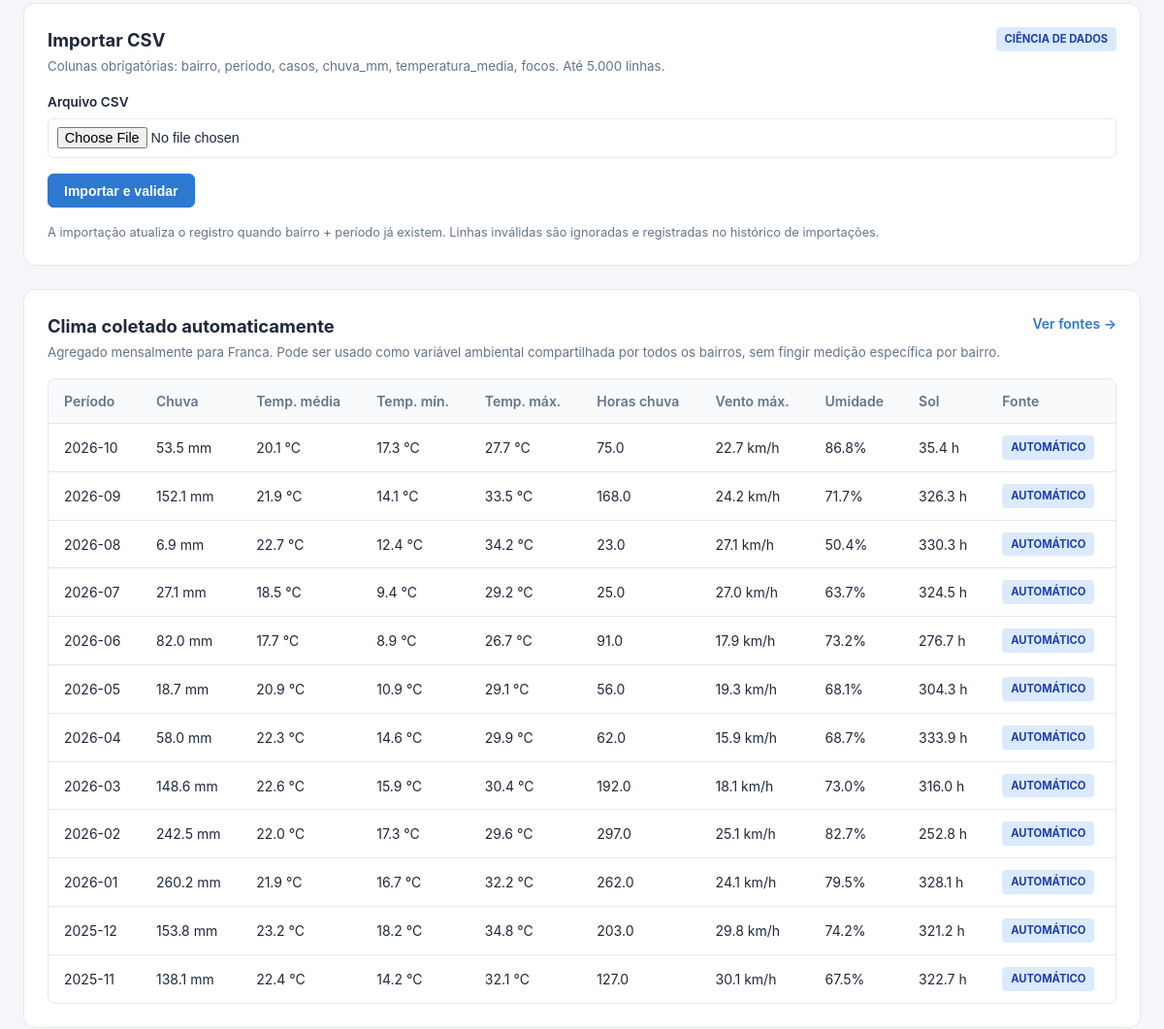
/cadastro (middle part), run on an earlier commit of the app's database.
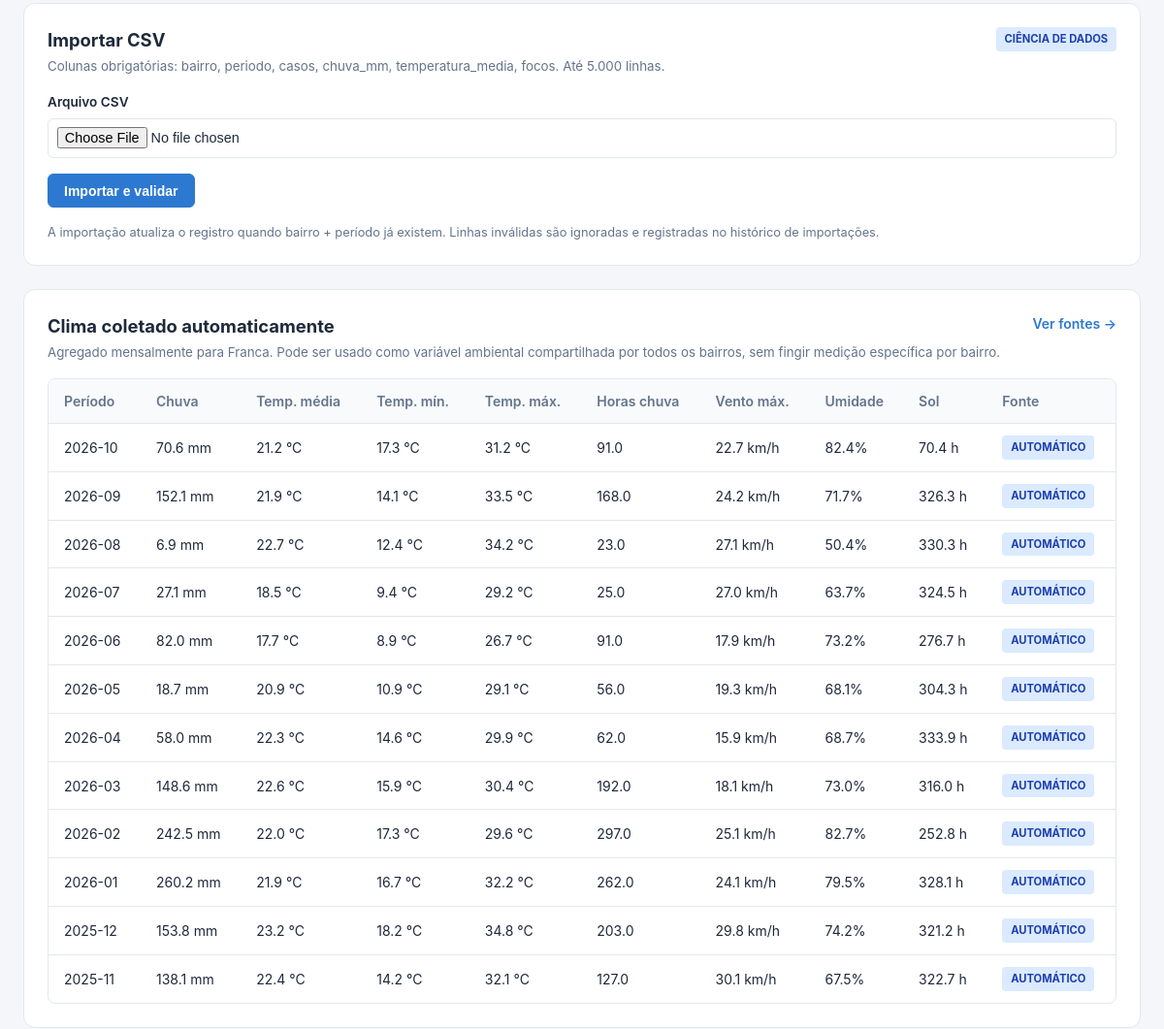
And on a later commit of the database.
### tables this page shows
CREATE TABLE dados_ambientais_franca (
            id INTEGER PRIMARY KEY AUTOINCREMENT,
            periodo TEXT NOT NULL,
            inicio_periodo TEXT NOT NULL,
            fim_periodo TEXT NOT NULL,
            chuva_mm REAL DEFAULT 0,
            temperatura_media REAL,
            temperatura_min REAL,
            temperatura_max REAL,
            horas_precipitacao REAL DEFAULT 0,
            vento_max_kmh REAL,
            umidade_media REAL,
            horas_sol REAL DEFAULT 0,
            fonte TEXT NOT NULL,
            atualizado_em TEXT DEFAULT CURRENT_TIMESTAMP,
            UNIQUE(periodo, fonte)
        );

### app.py (the view)
@app.route("/cadastro")
def cadastro():
    conn = get_db()
    bairros = conn.execute("SELECT * FROM bairros ORDER BY nome").fetchall()
    dados = conn.execute("""
        SELECT d.*, b.nome bairro_nome FROM dados_historicos d
        JOIN bairros b ON b.id=d.bairro_id
        ORDER BY d.id DESC
    """).fetchall()
    imports = conn.execute("SELECT * FROM importacoes ORDER BY id DESC LIMIT 8").fetchall()
    coleta = resumo_coleta_automatica(conn)
    clima = conn.execute("SELECT * FROM dados_ambientais_franca ORDER BY periodo DESC LIMIT 12").fetchall()
    return render_template("cadastro.html", bairros=bairros, dados=dados, imports=imports, coleta=coleta, clima=clima)

### app.py (called while the page is built, shortened)
def _configurar_conexao(conn):
    conn.row_factory = sqlite3.Row
    conn.execute(f"PRAGMA busy_timeout = {SQLITE_BUSY_TIMEOUT_MS}")
    conn.execute("PRAGMA foreign_keys = ON")
    try:
        conn.execute("PRAGMA journal_mode = WAL")
    except sqlite3.DatabaseError:
        pass
    return conn

def get_db():
    if "db" not in g:
        g.db = _configurar_conexao(sqlite3.connect(DB_PATH, timeout=30))
    return g.db

@app.teardown_appcontext
def fechar_db(exception=None):
    db = g.pop("db", None)
    if db is not None:
        db.close()

@app.context_processor
def contexto_global():
    def csrf_token():
        token = session.get("_csrf")
        if not token:
            token = secrets.token_urlsafe(32)
            session["_csrf"] = token
        return token
    return {"csrf_token": csrf_token, "status_origem_foco": status_origem_foco}

@app.before_request
def proteger_post():
    if request.method != "POST":
        return

### templates/cadastro.html (shortened to what this page needs)
{% extends "base.html" %}
{% block conteudo %}
<section class="painel">
  <div class="painel-cabecalho">
    <div><h2>Importar CSV</h2><small>Colunas obrigatórias: bairro, periodo, casos, chuva_mm, temperatura_media, focos. Até 5.000 linhas.</small></div>
    <span class="tag tag-azul">Ciência de dados</span>
  </div>
  <form action="{{ url_for('importar_csv') }}" method="post" enctype="multipart/form-data" class="formulario formulario-linha">
    <label>Arquivo CSV<input name="arquivo" type="file" accept=".csv,text/csv" required></label>
    <button class="botao botao-primario" type="submit">Importar e validar</button>
  </form>
  <p class="nota">A importação atualiza o registro quando bairro + período já existem. Linhas inválidas são ignoradas e registradas no histórico de importações.</p>
</section>
<section class="painel">
  <div class="painel-cabecalho">
    <div><h2>Clima coletado automaticamente</h2><small>Agregado mensalmente para Franca. Pode ser usado como variável ambiental compartilhada por todos os bairros, sem fingir medição específica por bairro.</small></div>
    <a class="link-destaque" href="{{ url_for('fontes') }}">Ver fontes →</a>
  </div>
  <div class="tabela-scroll">
    <table class="tabela tabela-compacta">
      <thead><tr><th>Período</th><th>Chuva</th><th>Temp. média</th><th>Temp. mín.</th><th>Temp. máx.</th><th>Horas chuva</th><th>Vento máx.</th><th>Umidade</th><th>Sol</th><th>Fonte</th></tr></thead>
      <tbody>
        {% for c in clima %}<tr><td>{{ c.periodo }}</td><td>{{ '%.1f'|format(c.chuva_mm) }} mm</td><td>{{ '%.1f'|format(c.temperatura_media) if c.temperatura_media is not none else '—' }} °C</td><td>{{ '%.1f'|format(c.temperatura_min) if c.temperatura_min is not none else '—' }} °C</td><td>{{ '%.1f'|format(c.temperatura_max) if c.temperatura_max is not none else '—' }} °C</td><td>{{ '%.1f'|format(c.horas_precipitacao) }}</td><td>{{ '%.1f'|format(c.vento_max_kmh) if c.vento_max_kmh is not none else '—' }} km/h</td><td>{{ '%.1f'|format(c.umidade_media) if c.umidade_media is not none else '—' }}%</td><td>{{ '%.1f'|format(c.horas_sol) }} h</td><td><span class="tag tag-azul">automático</span></td></tr>
        {% else %}<tr><td colspan="10" class="vazio">Nenhum dado climático automático ainda. Clique em “Atualizar tudo”.</td></tr>
        {% endfor %}
      </tbody>
    </table>
  </div>
</section>
{% endblock %}

What changed in the data, as far as the page shows it:
changed dados_ambientais_franca (number 1 of 12 on the later page): chuva_mm "53.5" → "70.6"; temperatura_media "20.1" → "21.2"; temperatura_max "27.7" → "31.2"; horas_precipitacao "75.0" → "91.0"; umidade_media "86.8" → "82.4"; horas_sol "35.4" → "70.4"
